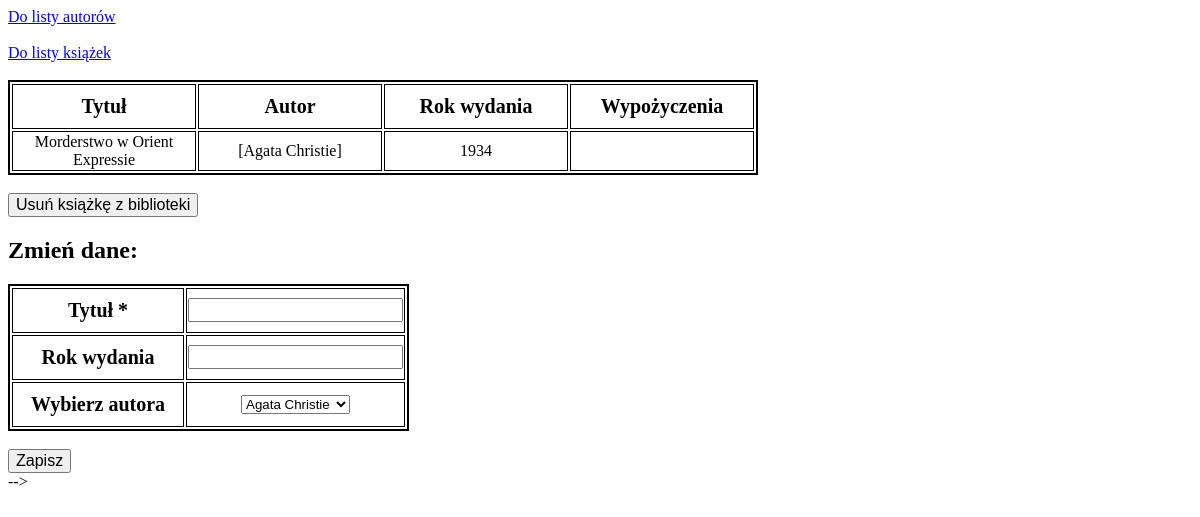
The page /sql/books/1 on the database as committed earlier.
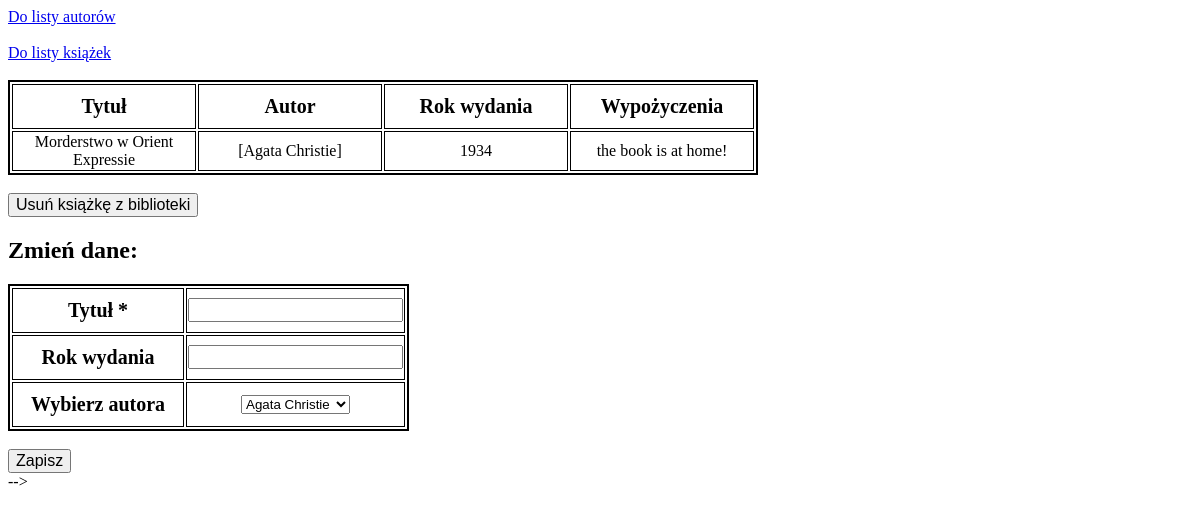
The same page on the database as committed later.
### app/models.py (models this page shows)
class Borrowing(db.Model):
    id = db.Column(db.Integer, primary_key=True)
    borrowed = db.Column(db.Boolean())
    borrow_date = db.Column(db.String(10))
    where = db.Column(db.String(50))
    id_book = db.Column(db.String, db.ForeignKey('book.title'))
    def __repr__(self):
        if self.borrowed is True:
            return f"borrowed to {self.where}, {self.borrow_date}"
        else:
            return f"the book is at home!"

### app/routes.py (the view, shortened to what this page needs)
@app.route("/sql/books/<int:book_id>", methods=["GET", "POST"])
def get_book(book_id):
    form = BooksLibForm()
    book = Book.query.get(book_id)
    return render_template("book.html", book=book, form=form, book_id=book_id)

### app/forms.py
class BooksLibForm(FlaskForm):
    title = StringField('Tytuł', validators=[DataRequired()])
    year = IntegerField('Rok wydania')
    author = SelectField('Wybierz autora', choices=authors)

### app/models.py (called while the page is built)
    def __repr__(self):
        return f"{self.name}"

### app/templates/book.html (shortened to what this page needs)
<!DOCTYPE html>
<html lang="en">
<head>
    <link rel="stylesheet" href="{{ url_for('static', filename='style.css') }}">
</head>
<body>
    <a href="/sql/authors/">Do listy autorów</a><br><br>
    <a href="/sql/books/">Do listy książek</a><br><br>
    <table>
        <thead>
        <th>Tytuł</th>
        <th>Autor</th>
        <th>Rok wydania</th>
        <th>Wypożyczenia</th>
        </thead>
        <tr>
            <td>{{ book.title }}</td>
            <td>{{ book.author }}</td>
            <td>{{ book.year }}</td>
            <td>{{ book.borrowed [-1]}}</td>
        </tr>
    </table>
    <br>
    <a href ="/sql/books/delete/{{book_id}}"><input type="submit" value="Usuń książkę z biblioteki"></a>
    <h2> Zmień dane: </h2>
    <form method="POST" action="/sql/books/{{ book_id }}">
        <table>
            {% for field in form if field.widget.input_type != 'hidden' %}
                <tr>
                    <th>{{ field.label }} {% if field.flags.required %}*{% endif %}</th>
                    <td>{{ field }}</td>
                </tr>
            {% endfor %}
        </table>
        <br>
        <input type="submit" value="Zapisz">
    </form>-->
</body>
</html>

Rows that differ between the two databases and show on the page:
now on this page (row edited): Borrowing: borrowed "the book is at home!"
